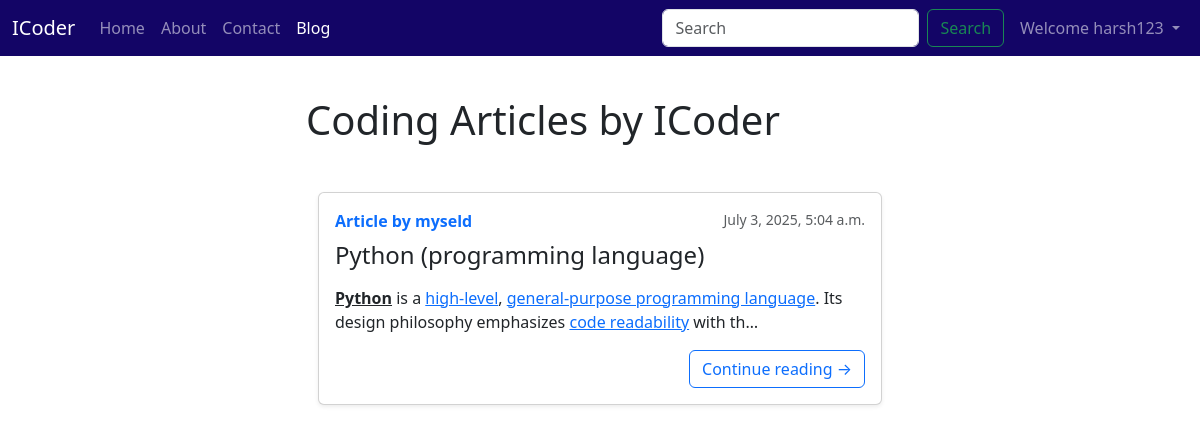
Page /blog/ (signed in) on the committed database.
### blog/models.py (models this page shows, shortened)
class Post(models.Model):
    sno = models.AutoField(primary_key=True)
    title = models.CharField(max_length=255)
    content = RichTextField()
    author = models.CharField(max_length=100)
    slug = models.CharField(max_length=130)
    timestamp = models.DateTimeField(blank=True)

### blog/views.py (the view)
# urls.py: path('', views.blogHome,name="blogHome"),
def blogHome(request):
    allposts = Post.objects.all()
    context = {'allposts': allposts}
    return render(request, 'blog/blogHome.html', context)

### templates/blog/blogHome.html (shortened to what this page needs)
{% extends "base.html" %}
{% block blogactive %} active {% endblock %}
{% block content %}
<div class="container2 my-4 ">
    <div class="row justify-content-center">
        <div class="col-md-6 my-3">
            <h1>Coding Articles by ICoder</h1>
            <div class="container my-5">
                {% for post in allposts %}
                <div class="card shadow-sm mb-4">
                    <div class="card-body">
                        <div class="d-flex justify-content-between">
                            <span class="text-primary fw-semibold">Article by {{ post.author }}</span>
                            <small class="text-muted">{{ post.timestamp }}</small>
                        </div>
                        <h4 class="card-title mt-2">
                            <a class="text-dark text-decoration-none" href="/blog/{{post.slug}}">
                                {{ post.title }}
                            </a>
                        </h4>
                        <p class="card-text">
                            {{ post.content|truncatechars:500|safe }}
                        </p>
                        <div class="text-end">
                            <a href="/blog/{{post.slug}}" class="btn btn-outline-primary">
                                Continue reading →
                            </a>
                        </div>
                    </div>
                </div>
                {% empty %}
                <div class="alert alert-info">No posts available.</div>
                {% endfor %}
            </div>
        </div>
    </div>
</div>
{% endblock %}

### templates/base.html (shortened to what this page needs)
<!doctype html>
<html lang="en">
<head>
    <link href="https://cdn.jsdelivr.net/npm/bootstrap@5.3.7/dist/css/bootstrap.min.css" rel="stylesheet"
>
</head>
<body>
    <nav class="navbar navbar-expand-lg navbar-dark bg-dark cl">
        <div class="container-fluid">
            <a class="navbar-brand" href="/">ICoder</a>
            <div class="collapse navbar-collapse" id="navbarSupportedContent">
                <ul class="navbar-nav me-auto mb-2 mb-lg-0">
                    <li class="nav-item">
                        <a class="nav-link {% block homeactive %}  {% endblock %}" aria-current="page" href="/">Home</a>
                    </li>
                    <li class="nav-item">
                        <a class="nav-link  {% block aboutactive %}  {% endblock %} " href="/about">About</a>
                    </li>
                    <li class="nav-item">
                        <a class="nav-link {% block contactactive %}  {% endblock %} " href="/contact">Contact</a>
                    </li>
                    <li class="nav-item">
                        <a class="nav-link {% block blogactive %}  {% endblock %}" href="/blog">Blog</a>
                    </li>
                </ul>
                <form class="d-flex" role="search" method="GET" action="/search">
                    <input class="form-control me-2" name="search" id="search" type="search" placeholder="Search"
                        aria-label="Search" />
                    <button class="btn btn-outline-success me-2" type="submit">Search</button>
                </form>
                {% if user.is_authenticated %}
                <ul class="navbar-nav mr-auto">
                    <li class="nav-item dropdown">
                        <a class="nav-link dropdown-toggle" href="#" role="button" data-bs-toggle="dropdown"
                            aria-expanded="false">
                            Welcome {{request.user}}
                        </a>
                    </li>
                </ul>
                {% endif %}
            </div>
        </div>
    </nav>
    {% block content %} {% endblock %}
</body>
</html>

### templates/base.html (style rules this page uses)
.cl { background-color: #130566 !important; color: #ffffff !important; }

### rows in the picture
Post: author "myseld", timestamp "July 3, 2025, 5:04 a.m.", title "Python (programming language)", content "Python is a high-level , general-purpose programming language . Its design philosophy emphasizes code readability with th…"

### other values in the picture
{{ request.user }} "harsh123"
